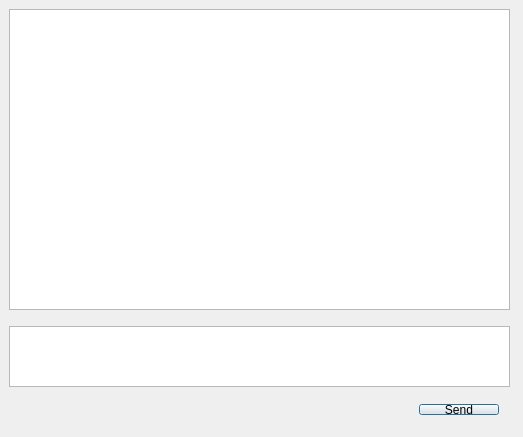
<?xml version="1.0" encoding="UTF-8"?>
<ui version="4.0">
 <class>ChatDialog</class>
 <widget class="QDialog" name="ChatDialog">
  <property name="geometry">
   <rect>
    <x>0</x>
    <y>0</y>
    <width>523</width>
    <height>437</height>
   </rect>
  </property>
  <property name="windowTitle">
   <string>ChatDialog</string>
  </property>
  <widget class="QTextEdit" name="historyTextEdit">
   <property name="geometry">
    <rect>
     <x>9</x>
     <y>9</y>
     <width>501</width>
     <height>301</height>
    </rect>
   </property>
  </widget>
  <widget class="QWidget" name="layoutWidget">
   <property name="geometry">
    <rect>
     <x>9</x>
     <y>393</y>
     <width>501</width>
     <height>33</height>
    </rect>
   </property>
   <layout class="QHBoxLayout" name="horizontalLayout">
    <item>
     <spacer name="horizontalSpacer">
      <property name="orientation">
       <enum>Qt::Horizontal</enum>
      </property>
      <property name="sizeHint" stdset="0">
       <size>
        <width>408</width>
        <height>20</height>
       </size>
      </property>
     </spacer>
    </item>
    <item>
     <widget class="QPushButton" name="sendBtn">
      <property name="text">
       <string>&amp;Send</string>
      </property>
     </widget>
    </item>
   </layout>
  </widget>
  <widget class="QTextEdit" name="sendTextEdit">
   <property name="geometry">
    <rect>
     <x>9</x>
     <y>326</y>
     <width>501</width>
     <height>61</height>
    </rect>
   </property>
  </widget>
 </widget>
 <layoutdefault spacing="6" margin="11"/>
 <tabstops>
  <tabstop>sendBtn</tabstop>
  <tabstop>historyTextEdit</tabstop>
 </tabstops>
 <resources/>
 <connections/>
</ui>
